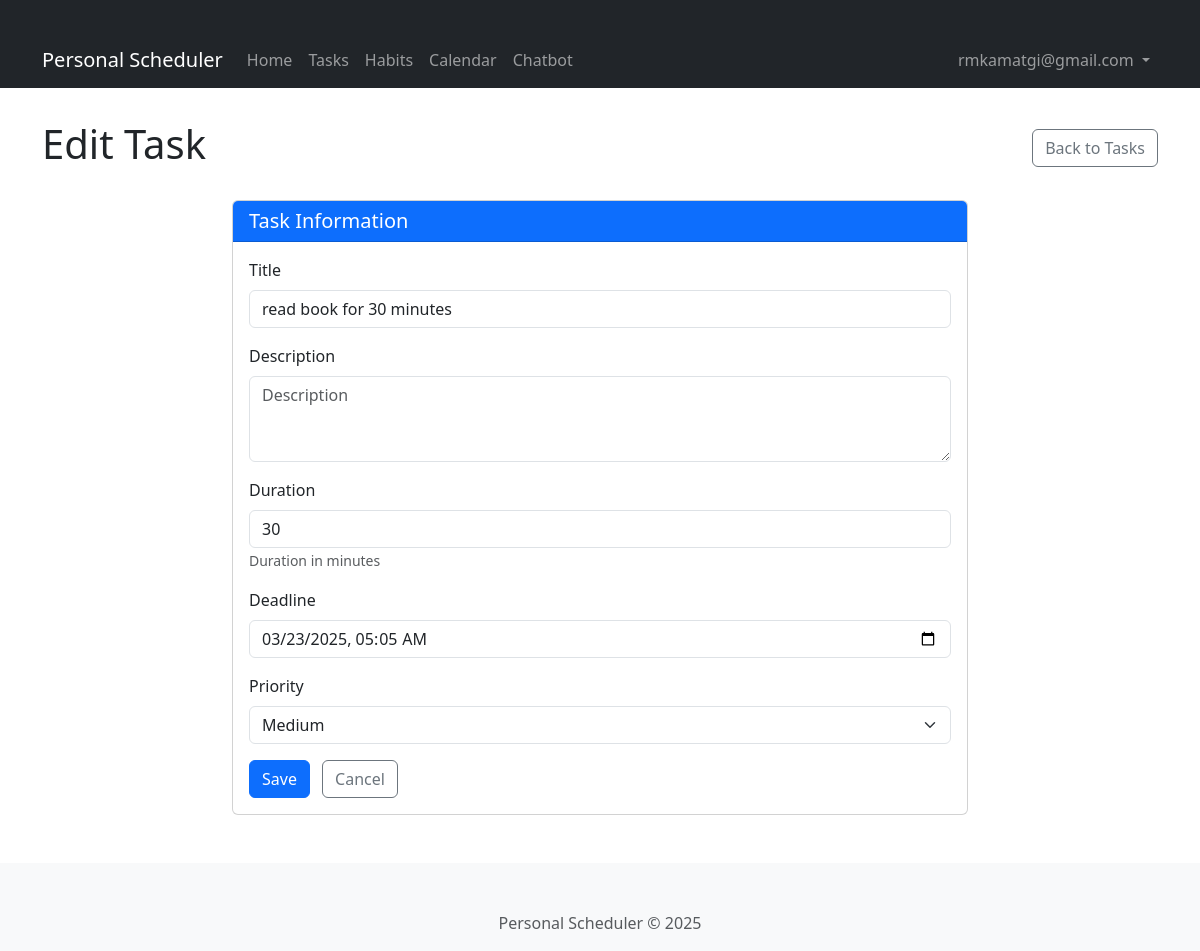
/tasks/5/edit/ (signed in), run on the app's committed database.
### tasks/models/__init__.py (models this page shows, shortened)
class Task(models.Model):
    PRIORITY_CHOICES = [
        (1, 'High'),
        (2, 'Medium'),
        (3, 'Low'),
    ]
    user = models.ForeignKey(User, on_delete=models.CASCADE, related_name='tasks')
    title = models.CharField(max_length=200)
    description = models.TextField(blank=True)
    duration = models.IntegerField(help_text='Duration in minutes')  # Duration in minutes
    deadline = models.DateTimeField()
    priority = models.IntegerField(choices=PRIORITY_CHOICES, default=2)  # 1 = High, 2 = Medium, 3 = Low
    scheduled_time = models.DateTimeField(null=True, blank=True)
    completed = models.BooleanField(default=False)
    google_event_id = models.CharField(max_length=255, blank=True, null=True)
    created_at = models.DateTimeField(auto_now_add=True)
    updated_at = models.DateTimeField(auto_now=True)

### tasks/views.py (the view)
# urls.py: path('tasks/<int:pk>/edit/', views.task_edit, name='task_edit'),
@login_required
def task_edit(request, pk):
    task = get_object_or_404(Task, pk=pk, user=request.user)
    if request.method == 'POST':
        form = TaskForm(request.POST, instance=task)
        if form.is_valid():
            task = form.save(commit=False)
            if form.has_changed() and any(field in form.changed_data for field in ['duration', 'deadline', 'priority']):
                from .utils import schedule_task
                scheduled_time = schedule_task(request.user, task.duration, task.deadline, task.priority)
                task.scheduled_time = scheduled_time
            task.save()
            if task.google_event_id and hasattr(request.user, 'socialaccount_set') and request.user.socialaccount_set.filter(provider='google').exists():
                try:
                    from .utils import get_calendar_service, schedule_task_in_calendar
                    service = get_calendar_service(request.user)
                    schedule_task_in_calendar(service, task, update=True)
                except Exception as e:
                    messages.warning(request, f"Could not update Google Calendar: {str(e)}")
            messages.success(request, 'Task updated successfully!')
            return redirect('tasks:task_detail', pk=task.pk)
    else:
        form = TaskForm(instance=task)
    return render(request, 'tasks/task_form.html', {'form': form, 'task': task, 'title': 'Edit Task'})

### tasks/forms.py
class TaskForm(forms.ModelForm):
    class Meta:
        model = Task
        fields = ['title', 'description', 'duration', 'deadline', 'priority']
        widgets = {
            'deadline': forms.DateTimeInput(attrs={'type': 'datetime-local'}),
            'description': forms.Textarea(attrs={'rows': 3}),
        }

### tasks/templates/tasks/task_form.html (shortened to what this page needs)
{% extends 'tasks/base.html' %}
{% block content %}
<div class="row">
    <div class="col-md-12 mb-4">
        <div class="d-flex justify-content-between align-items-center">
            <h1>{{ title }}</h1>
            <a href="{% url 'tasks:task_list' %}" class="btn btn-outline-secondary">Back to Tasks</a>
        </div>
    </div>
</div>
<div class="row">
    <div class="col-md-8 mx-auto">
        <div class="card">
            <div class="card-header bg-primary text-white">
                <h5 class="card-title mb-0">Task Information</h5>
            </div>
            <div class="card-body">
                <form method="post">
                    {% load django_bootstrap5 %}
                    {% bootstrap_form form %}
                    <div class="mt-3">
                        <button type="submit" class="btn btn-primary">Save</button>
                        <a href="{% url 'tasks:task_list' %}" class="btn btn-outline-secondary ms-2">Cancel</a>
                    </div>
                </form>
            </div>
        </div>
    </div>
</div>
{% endblock %}

### tasks/templates/tasks/base.html (shortened to what this page needs)
<!DOCTYPE html>
<html lang="en">
<head>
    {% load django_bootstrap5 %}
    {% bootstrap_css %}
</head>
<body>
    <nav class="navbar navbar-expand-lg navbar-dark bg-dark">
        <div class="container">
            <a class="navbar-brand" href="{% url 'tasks:home' %}">Personal Scheduler</a>
            <div class="collapse navbar-collapse" id="navbarNav">
                <ul class="navbar-nav me-auto">
                    <li class="nav-item">
                        <a class="nav-link" href="{% url 'tasks:home' %}">Home</a>
                    </li>
                    <li class="nav-item">
                        <a class="nav-link" href="{% url 'tasks:task_list' %}">Tasks</a>
                    </li>
                    <li class="nav-item">
                        <a class="nav-link" href="{% url 'tasks:habit_list' %}">Habits</a>
                    </li>
                    <li class="nav-item">
                        <a class="nav-link" href="{% url 'tasks:calendar' %}">Calendar</a>
                    </li>
                    <li class="nav-item">
                        <a class="nav-link" href="{% url 'tasks:chatbot' %}">Chatbot</a>
                    </li>
                </ul>
                <ul class="navbar-nav">
                    {% if user.is_authenticated %}
                        <li class="nav-item dropdown">
                            <a class="nav-link dropdown-toggle" href="#" id="navbarDropdown" role="button" data-bs-toggle="dropdown">
                                {{ user.username }}
                            </a>
                        </li>
                    {% endif %}
                </ul>
            </div>
        </div>
    </nav>
    <div class="container">
        {% block content %}{% endblock %}
    </div>
    <footer class="mt-5 py-3 bg-light text-center">
        <div class="container">
            <p class="text-muted mb-0">Personal Scheduler &copy; {% now "Y" %}</p>
        </div>
    </footer>
</body>
</html>

### tasks/templates/tasks/base.html (style rules this page uses)
.container { padding-top: 2rem; }

### data on the page
Task: title "read book for 30 minutes", duration "30", deadline "03/23/2025 05:05", priority "Medium"

### other printed values
{{ user.username }} "rmkamatgi@gmail.com"
{{ title }} "Edit Task"
